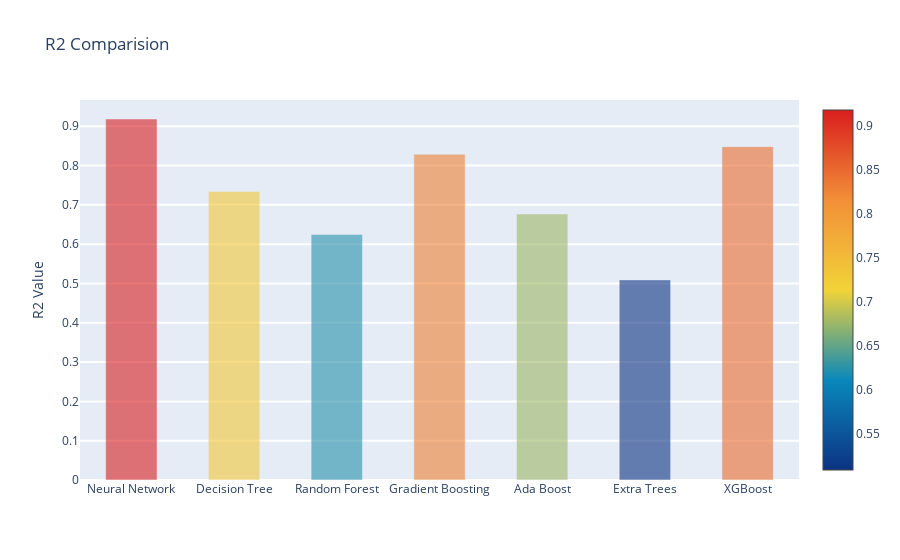

Notebook code for this chart:
### Code cell
df_results.index = pd.Series(['Neural Network'])
df_results_with_NN = pd.concat([df_results['R2_mean'], df_metrics['R2']])
y = df_results_with_NN.values
x = df_results_with_NN.index
data = [go.Bar(
            x= x,
            y= y,
            width = 0.5,
            marker=dict(
               color = df_results_with_NN.values,
            colorscale='Portland',
            showscale=True,
            reversescale = False
            ),
            opacity=0.6
        )]

layout= go.Layout(
    autosize= True,
    title= 'R2 Comparision',
    hovermode= 'closest',
    yaxis=dict(
        title= 'R2 Value',
        ticklen= 5,
        gridwidth= 2
    ),
    showlegend= False
)
fig = go.Figure(data=data, layout=layout)
py.iplot(fig, filename='barplothouse')

### Figure 1 — Plotly figure (JSON) as saved in the notebook; plotly's stock layout.template omitted (floating-point values rounded to 4 significant figures)
{"data": [{"marker": {"color": [0.9183, 0.7339, 0.6243, 0.8287, 0.6767, 0.509, 0.848], "colorscale": [[0, "rgb(12,51,131)"], [0.25, "rgb(10,136,186)"], [0.5, "rgb(242,211,56)"], [0.75, "rgb(242,143,56)"], [1, "rgb(217,30,30)"]], "reversescale": false, "showscale": true}, "opacity": 0.6, "type": "bar", "width": 0.5, "x": ["Neural Network", "Decision Tree", "Random Forest", "Gradient Boosting", "Ada Boost", "Extra Trees", "XGBoost"], "y": [0.9183, 0.7339, 0.6243, 0.8287, 0.6767, 0.509, 0.848]}], "layout": {"autosize": true, "hovermode": "closest", "showlegend": false, "title": {"text": "R2 Comparision"}, "yaxis": {"gridwidth": 2, "ticklen": 5, "title": {"text": "R2 Value"}}}}
